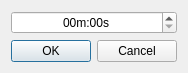
<?xml version="1.0" encoding="UTF-8"?>
<ui version="4.0">
 <class>SetTimeDialog</class>
 <widget class="QDialog" name="SetTimeDialog">
  <property name="geometry">
   <rect>
    <x>0</x>
    <y>0</y>
    <width>174</width>
    <height>68</height>
   </rect>
  </property>
  <property name="windowTitle">
   <string>Dialog</string>
  </property>
  <layout class="QVBoxLayout" name="verticalLayout">
   <item>
    <widget class="QTimeEdit" name="timeEdit">
     <property name="alignment">
      <set>Qt::AlignmentFlag::AlignCenter</set>
     </property>
     <property name="currentSection">
      <enum>QDateTimeEdit::Section::MinuteSection</enum>
     </property>
     <property name="displayFormat">
      <string>mm'm':ss's'</string>
     </property>
    </widget>
   </item>
   <item>
    <widget class="QDialogButtonBox" name="buttonBox">
     <property name="orientation">
      <enum>Qt::Orientation::Horizontal</enum>
     </property>
     <property name="standardButtons">
      <set>QDialogButtonBox::StandardButton::Cancel|QDialogButtonBox::StandardButton::Ok</set>
     </property>
    </widget>
   </item>
  </layout>
 </widget>
 <resources/>
 <connections>
  <connection>
   <sender>buttonBox</sender>
   <signal>accepted()</signal>
   <receiver>SetTimeDialog</receiver>
   <slot>accept()</slot>
   <hints>
    <hint type="sourcelabel">
     <x>248</x>
     <y>254</y>
    </hint>
    <hint type="destinationlabel">
     <x>157</x>
     <y>274</y>
    </hint>
   </hints>
  </connection>
  <connection>
   <sender>buttonBox</sender>
   <signal>rejected()</signal>
   <receiver>SetTimeDialog</receiver>
   <slot>reject()</slot>
   <hints>
    <hint type="sourcelabel">
     <x>316</x>
     <y>260</y>
    </hint>
    <hint type="destinationlabel">
     <x>286</x>
     <y>274</y>
    </hint>
   </hints>
  </connection>
 </connections>
</ui>
